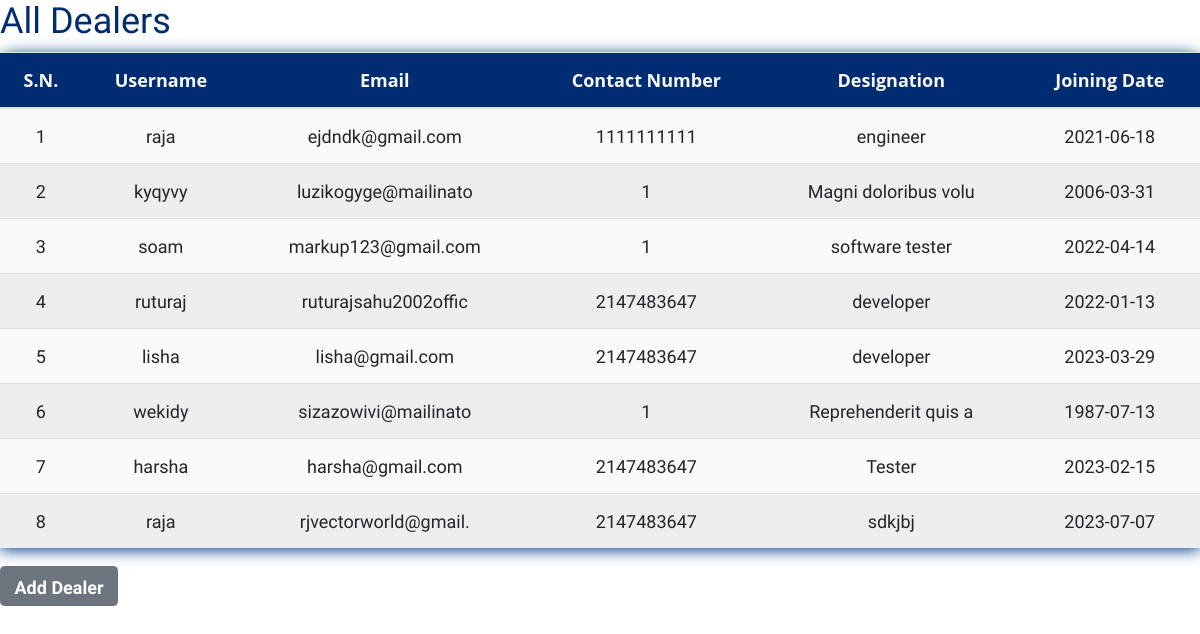
Screenshot of /complain_system/admin_panel/adminView/viewCustomers.php with the database file from the repository.
### tables this page shows
CREATE TABLE `dealers` (
  `sl_no` int(11) NOT NULL,
  `dealer_id` varchar(20) NOT NULL,
  `password` varchar(20) NOT NULL,
  `desgn` varchar(20) NOT NULL,
  `email` varchar(20) NOT NULL,
  `number` int(20) NOT NULL,
  `joining_date` date NOT NULL
);

### complain_system/admin_panel/adminView/viewCustomers.php (the view, shortened to what this page needs)
<!DOCTYPE html>
<html lang="en">
<head>
    <link rel="stylesheet" href="https://cdn.jsdelivr.net/npm/bootstrap@4.0.0/dist/css/bootstrap.min.css">
    <link rel="stylesheet" href="https://cdnjs.cloudflare.com/ajax/libs/font-awesome/4.7.0/css/font-awesome.min.css">
   <link rel="stylesheet" href="./assets/css/style.css"></link>
</head>
<body>
    <div >
        <h2 style="color:#002D72">All Dealers</h2>
        <table class="table ">
          <thead>
            <tr>
              <th class="text-center">S.N.</th>
              <th class="text-center">Username </th>
              <th class="text-center">Email</th>
              <th class="text-center">Contact Number</th>
              <th class="text-center">Designation</th>
              <th class="text-center">Joining Date</th>
            </tr>
          </thead>
          <?php
            include_once "../config/dbconnect.php";
            $sql="SELECT * from dealers ";
            $result=$conn-> query($sql);
            $count=1;
            if ($result-> num_rows > 0){
              while ($row=$result-> fetch_assoc()) {
          ?>
          <tr>
            <td><?=$count?></td>
            <td><?=$row["dealer_id"]?></td>
            <td><?=$row["email"]?></td>
            <td><?=$row["number"]?></td>
            <td><?=$row["desgn"]?></td>
            <td><?=$row["joining_date"]?></td>
          </tr>
          <?php
                  $count=$count+1;
              }
          }
          ?>
        </table>
        <button type="button" class="btn btn-secondary" style="height:40px" data-toggle="modal" data-target="#myModal">
          Add Dealer
        </button>
      </div>
</body>
</html>

### complain_system/admin_panel/assets/css/style.css (style rules this page uses)
* { margin: 0; padding: 0; font-family: 'Work Sans', sans-serif; font-size: 18px; }
table { width: 100%; border-collapse: collapse; border-spacing: 0; box-shadow: 0 2px 15px #02398c; border-radius: 12px 12px 0 0; margin-bottom: 50px; }
td, th { padding: 10px 16px; text-align: center; }
th { background-color: #002D72; color: #fafafa; font-family: 'Open Sans', Sans-serif; font-weight: bold; }
tr { width: 100%; background-color: #fafafa; font-family: 'Montserrat', sans-serif; }
tr:nth-child(even) { background-color: #eeeeee; }
.btn { font-weight: 700; height: 36px; -moz-user-select: none; -webkit-user-select: none; user-select: none; cursor: default; }

### rows the page displays
dealers: dealer "raja", email "ejdndk@gmail.com", number "1111111111", desgn "engineer", joining_date "2021-06-18"
dealers: dealer "kyqyvy", email "luzikogyge@mailinato", number "1", desgn "Magni doloribus volu", joining_date "2006-03-31"
dealers: dealer "soam", email "markup123@gmail.com", number "1", desgn "software tester", joining_date "2022-04-14"
dealers: dealer "ruturaj", email "ruturajsahu2002offic", number "2147483647", desgn "developer", joining_date "2022-01-13"
dealers: dealer "lisha", email "lisha@gmail.com", number "2147483647", desgn "developer", joining_date "2023-03-29"
dealers: dealer "wekidy", email "sizazowivi@mailinato", number "1", desgn "Reprehenderit quis a", joining_date "1987-07-13"
dealers: dealer "harsha", email "harsha@gmail.com", number "2147483647", desgn "Tester", joining_date "2023-02-15"
dealers: dealer "raja", email "rjvectorworld@gmail.", number "2147483647", desgn "sdkjbj", joining_date "2023-07-07"
